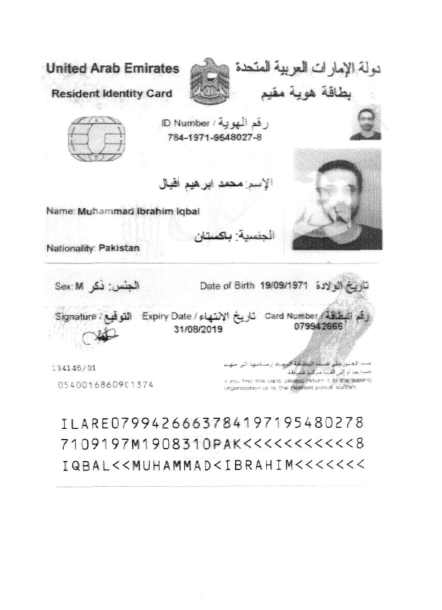
#> input picture test_Result_1/s1-emirates_id_ibrahim.jpg, 883 x 1219 px (shown at 1/2 size); its folder holds only this picture in this run
$ jupyter execute --allow-errors 'process_image(1).ipynb'   (older library calls are emulated)
#> lines starting #> are read from the running program, lines starting #| are printed output that depends on the picture; after the words box and inside, x2 and y2 are one past the last pixel; in counts of white or black regions, pixels touching at a corner belong together
#> further down, img is the input picture: shape (1219, 883, 3); min 0, max 255, mean 243.3
#> `img = imutils.resize(img, width=600)`:
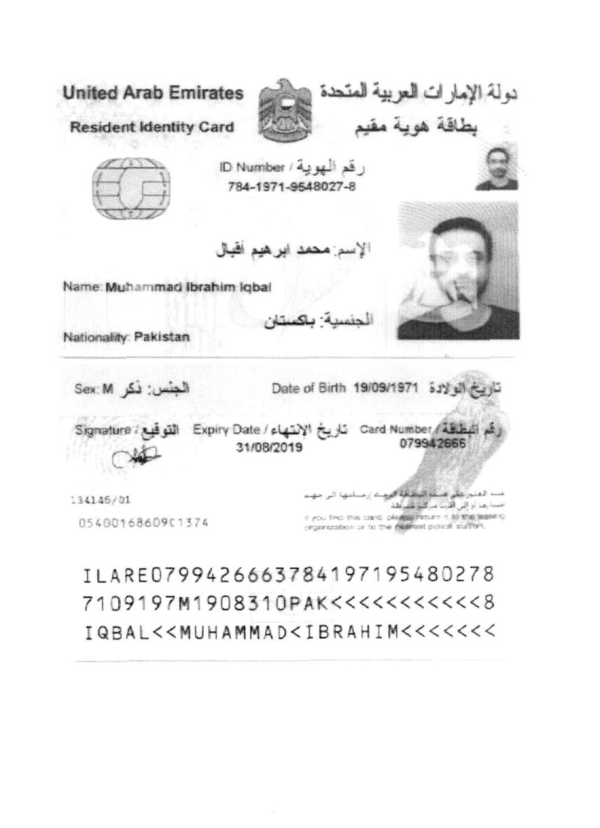
#> img: shape (828, 600, 3); min 10, max 255, mean 243.3
#| (828, 600)
#> `tophat = cv2.morphologyEx(gray, cv2.MORPH_BLACKHAT, rectKernel)`:
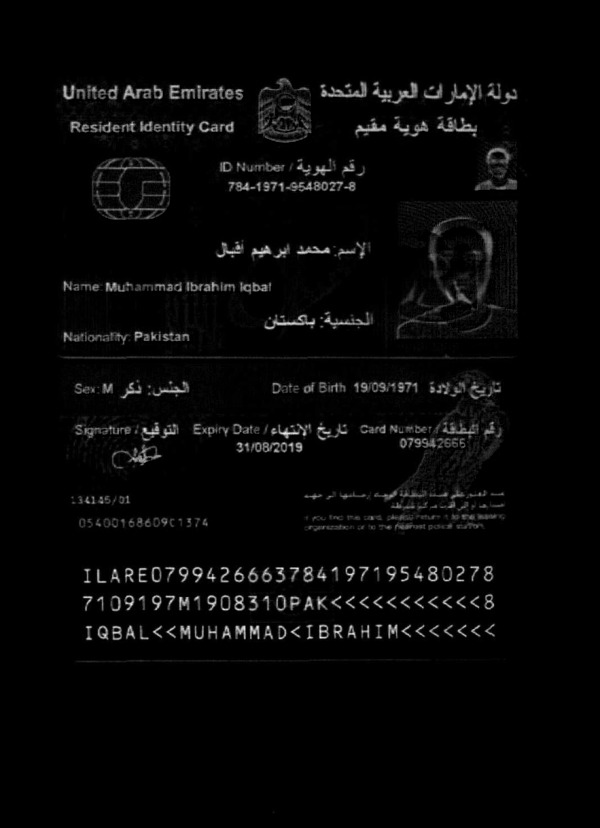
#> tophat: shape (828, 600); min 0, max 235, mean 6.9
#> `gradX = cv2.Sobel(tophat, ddepth=cv2.CV_64F, dx=1, dy=0, ksize=-1)`:
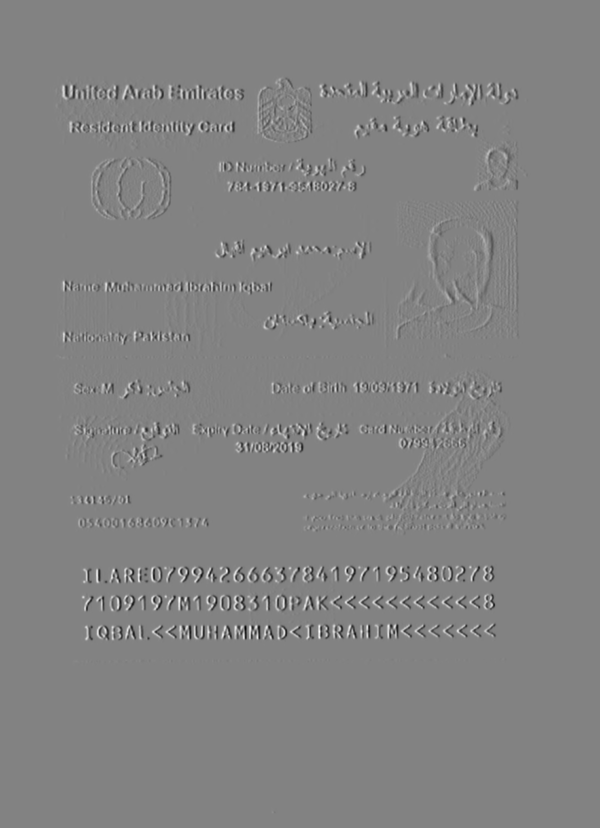
#> gradX: shape (828, 600) float64; min -3505, max 3339, mean 0; drawn with min black and max white
#> `gradX = np.absolute(gradX)`:
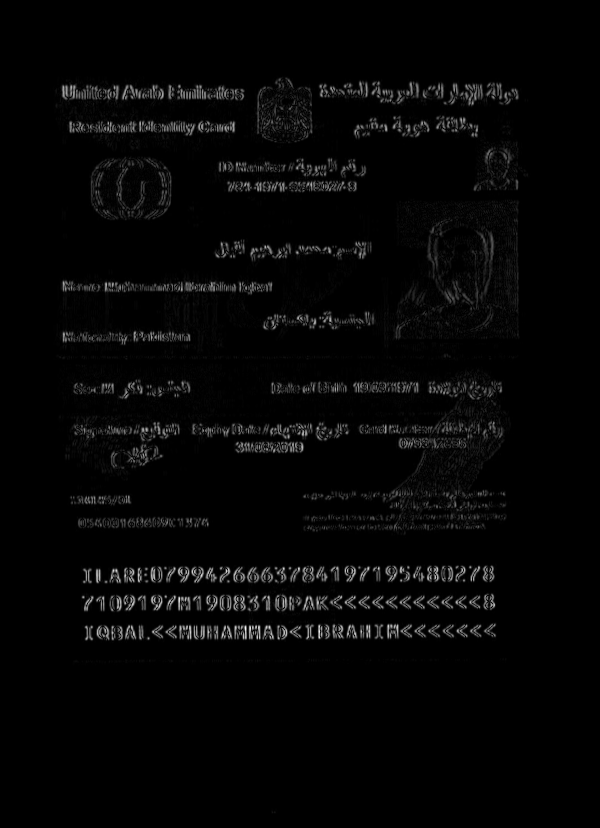
#> gradX: shape (828, 600) float64; min 0, max 3505, mean 80.7; drawn with min black and max white
#> `(minVal, maxVal) = (np.min(gradX), np.max(gradX))`: minVal = 0; maxVal = 3505
#> `gradX = cv2.morphologyEx(gradX, cv2.MORPH_CLOSE, rectKernel)`:
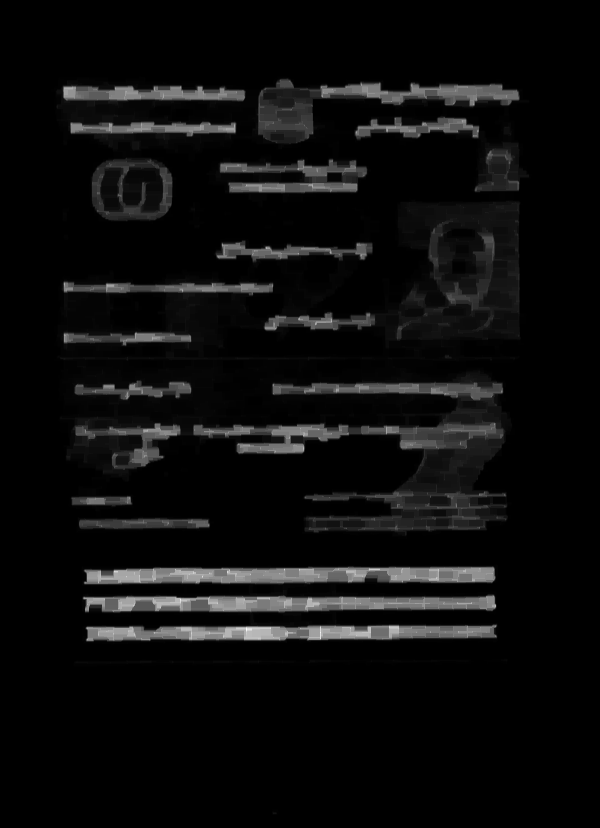
#> gradX: shape (828, 600); min 0, max 255, mean 12.5
#> `thresh = cv2.threshold(gradX, 0, 255, cv2.THRESH_BINARY | cv2.THRESH_O..`:
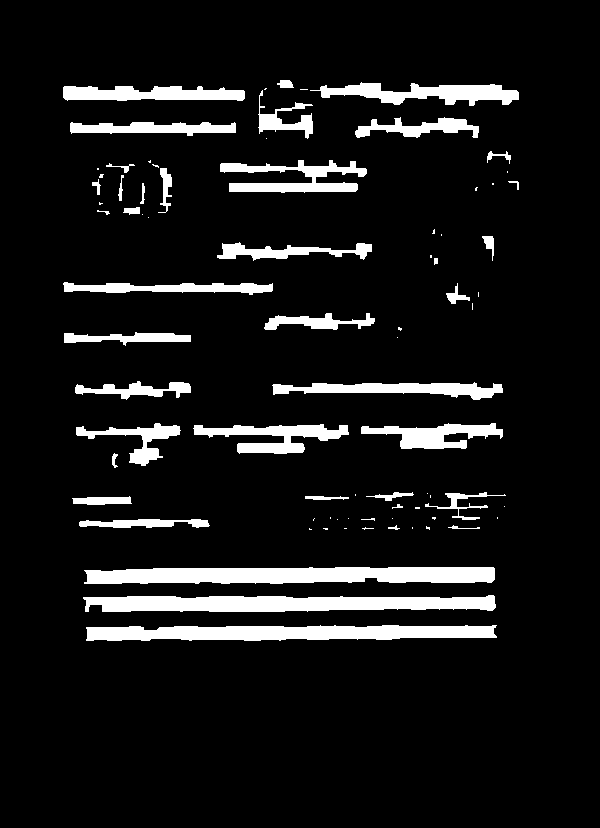
#> thresh: shape (828, 600); 9% white; 79 white regions (39 under 20 px), largest, box (x1, y1, x2, y2) and area: (84, 567, 495, 584) 6056, (83, 595, 496, 612) 5631, (86, 625, 497, 641) 5323
#> `thresh = cv2.morphologyEx(thresh, cv2.MORPH_CLOSE, sqKernel)`:
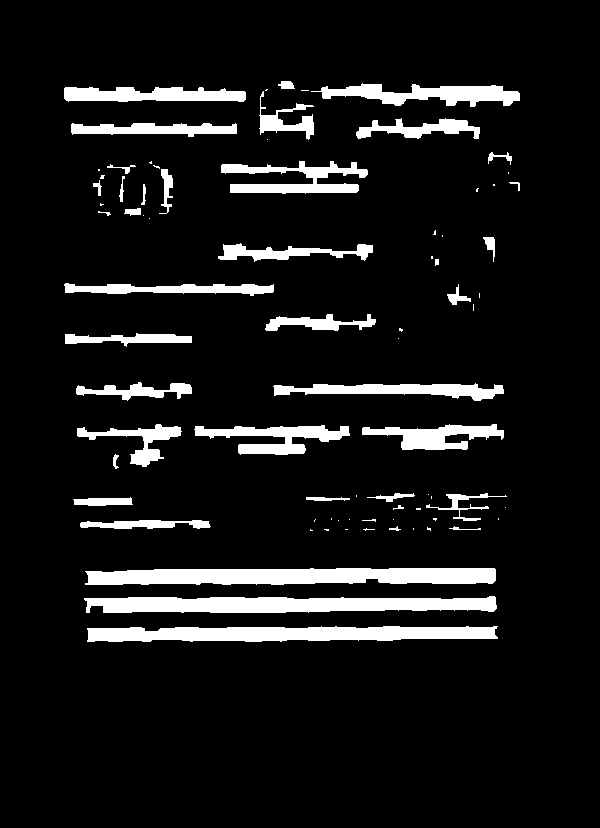
#> thresh: shape (828, 600); 9% white; 79 white regions (39 under 20 px)
#> `cnts = cv2.findContours(thresh.copy(), cv2.RETR_EXTERNAL, cv2.CHAIN_AP..`: cnts = 79 contours, 45 with area under 20; largest, box (x1, y1, x2, y2) and area: (85, 568, 496, 585) 5630, (84, 596, 497, 613) 5201, (87, 626, 498, 642) 4898, (311, 83, 520, 107) 2320, (221, 161, 368, 194) 2032
#> the loop `for i,c in enumerate(cnts):` made 79 passes
[cell 1]
import cv2
import matplotlib.pyplot as plt
import subprocess as sp
import numpy as np
import pandas as pd
import imutils
import glob
import os

[cell 2]
def apply_ocr(img_path):
    command = ['tesseract', img_path, 'stdout', '--psm=7']
    return sp.run(command, stdout=sp.PIPE)

[cell 3]
file_list = glob.glob('*.jpg')
file_list.extend(glob.glob('*.png'))

#> (a cell that did not finish here is left out)

[cell 5]
plt.figure()
plt.imshow(thresh, cmap='gray')

[cell 6]
test = cv2.imread('s2-emirates_id.JPG_rotated_0.jpg')
angle = -1
(h, w) = group.shape[:2]
center = (w // 2, h // 2)
M = cv2.getRotationMatrix2D(center, angle, 1.0)
#> (the rest of this cell did not finish here and is left out)

$ run again, on test_Result_1/s3-passport.jpg
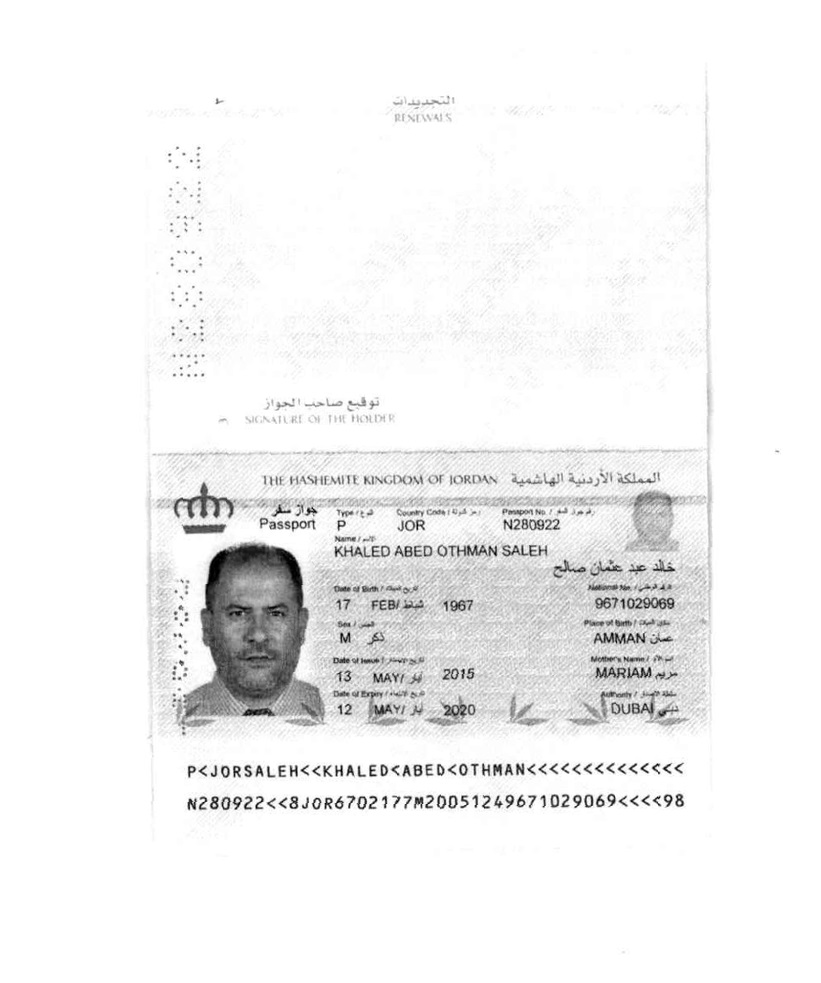
#> input picture test_Result_1/s3-passport.jpg, 821 x 983 px
#> img is the input picture: shape (983, 821, 3); min 0, max 255, mean 242.8
#> img: shape (718, 600, 3)
#| (718, 600)
#> minVal = 0; maxVal = 3379
#> `thresh = cv2.morphologyEx(thresh, cv2.MORPH_CLOSE, sqKernel)`:
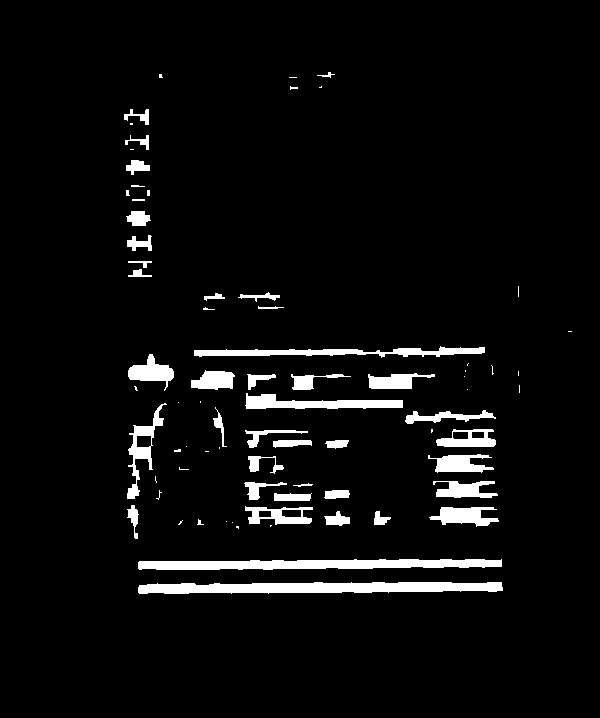
#> thresh: shape (718, 600); 5% white; 76 white regions (34 under 20 px)
#> cnts = 76 contours, 39 with area under 20; largest, box (x1, y1, x2, y2) and area: (138, 582, 503, 594) 3094, (138, 559, 502, 570) 2714, (194, 346, 485, 358) 1333, (245, 393, 403, 409) 1228, (127, 403, 167, 499) 945
#> the loop `for i,c in enumerate(cnts):` made 76 passes

$ run again, on test_Result_1/s4-shripad_id-1.jpg
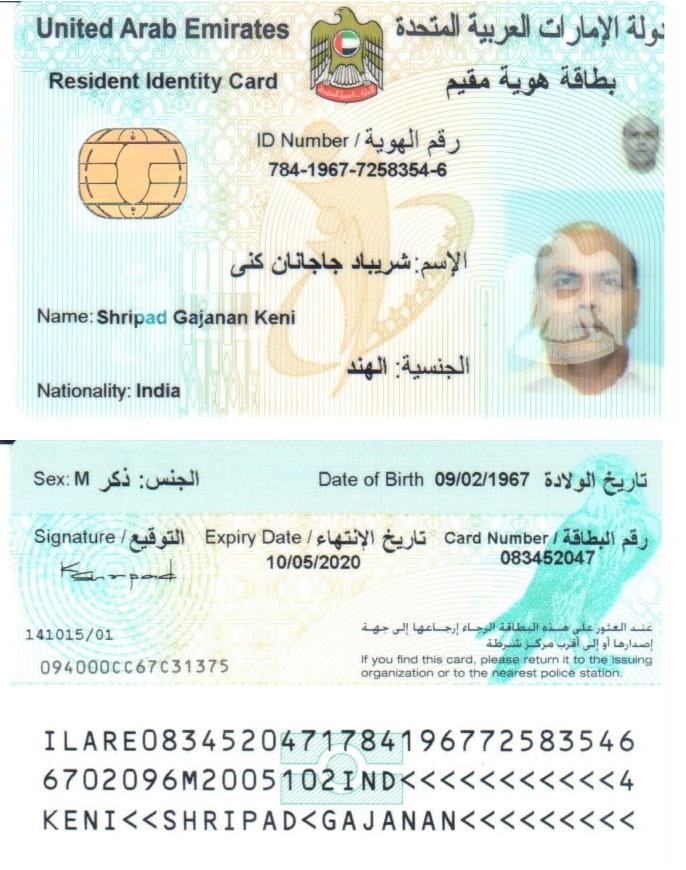
#> input picture test_Result_1/s4-shripad_id-1.jpg, 686 x 870 px
#> img is the input picture: shape (870, 686, 3); mean B, G, R 228.1, 233.8, 223.4
#> img: shape (760, 600, 3)
#| (760, 600)
#> minVal = 0; maxVal = 2831
#> cnts = 57 contours, 22 with area under 20; largest, box (x1, y1, x2, y2) and area: (40, 639, 558, 658) 8043, (39, 673, 557, 693) 7703, (39, 709, 558, 728) 7212, (226, 114, 405, 156) 3488, (347, 13, 584, 43) 3216
#> the loop `for i,c in enumerate(cnts):` made 57 passes
